Frame 1 (no input): blank canvas, image omitted
Frame 60 (the mouse pressed at the canvas centre just before this capture): blank canvas, image omitted
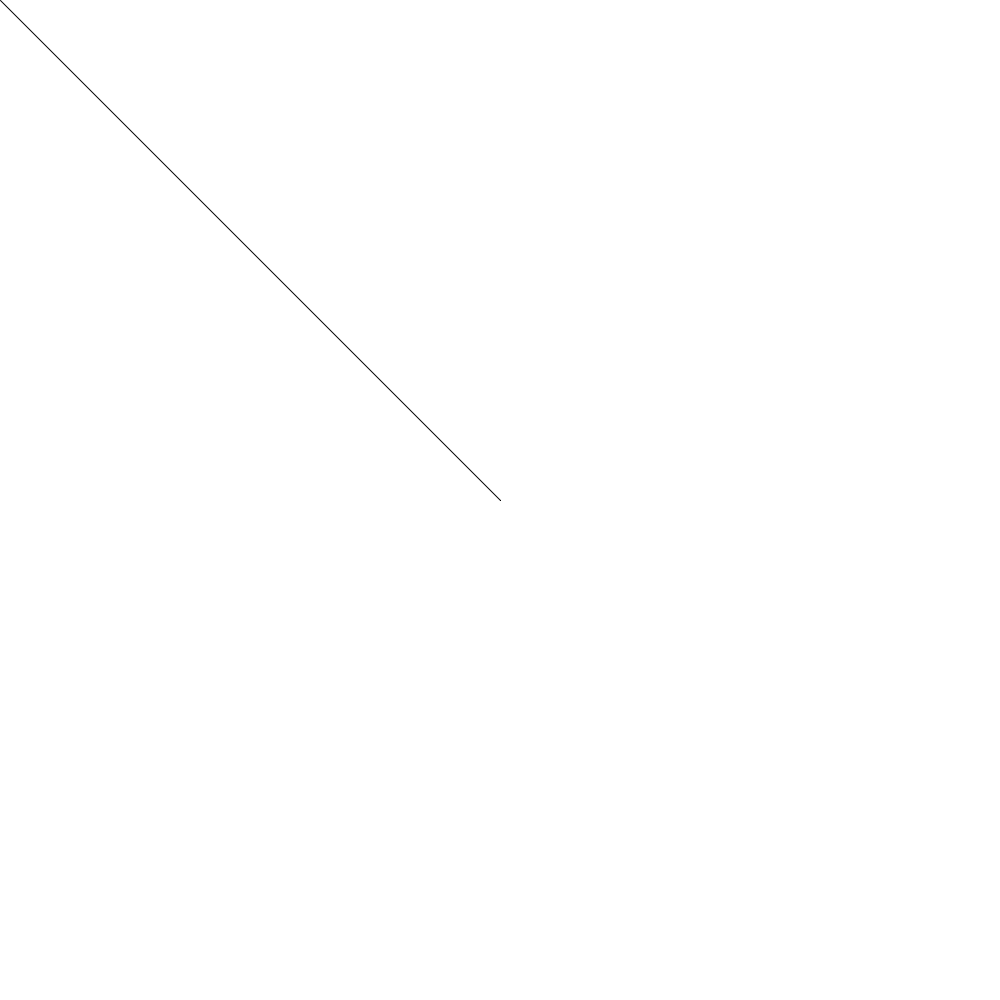
Frame 120 (the mouse held since frame 60 and released just before this capture)

The Processing sketch whose frames 1 and 60 were blank and that drew this single picture after the mouse press (run headless with seeded random() and noise(); from frame 60 on, the mouse is pressed at the canvas centre):

// Processing sketch: processing_120769
// ── processing_120769.pde

int x = 0;
 
void setup() {
  size(1000, 1000);
  background(255);
  smooth();
}
 
void draw() {
  if (mousePressed) {
    line(mouseX, mouseY, pmouseX, pmouseY);
  }
  if (keyPressed) {
    if (key == 'z') {
      background(255);
    }
    if (key == 'r') {
      stroke(255, 36, 36);
    }
    if (key == 'w') {
      stroke(255, 111, 0);
    }
     if (key == 'e') {
      stroke(250,230,0);
    }
    if (key == 'q') {
      stroke(22, 210, 10);
    }
    if (key == 't') {
      stroke(2, 102, 222);
    }
     if (key == 'y') {
      stroke(109,47,118);
    }
    if (key == 'u') {
      stroke(255, 49, 231);
    }
    if (key == 'x') {
      stroke(255, 255, 255);
    }
    if (key == 'i') {
      stroke(0);
    }
    if (key == '+') {
       strokeWeight(x++);
    }
    if (x == 0) {
       x = 0;
    } else if (key == '-'){
      strokeWeight(x--);
    }
  }
}

/* Teclado
r = rojo
w = naranja
e = amarillo
q = verde
t = azul
y = violeta
u = rosa
i = negro
z = nuevo papel
x = borrar
+ = augmentar
- = disminuir
*/
